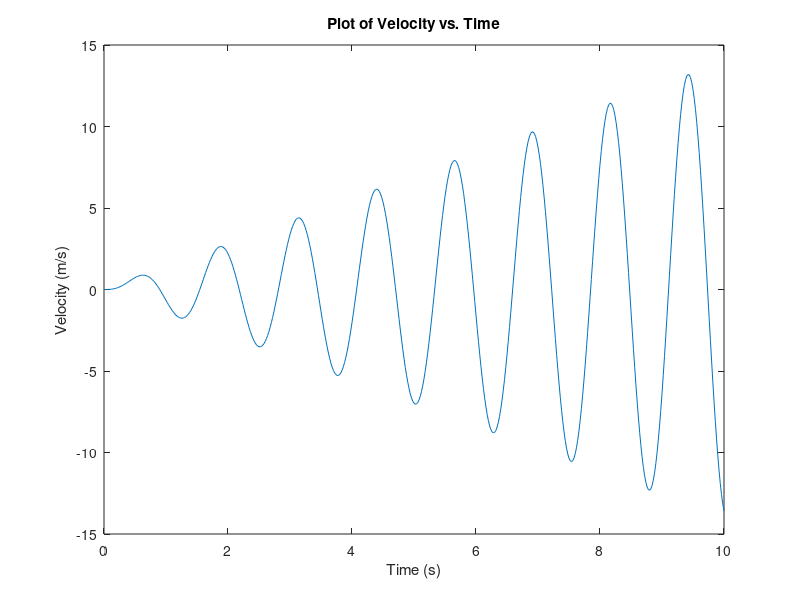

Source code (MATLAB):
% Acceleration and Velocity

% Acceleration function handle
a = @(t) 7*t.*sin(5*t);

% Use a time forloop to find array of velocities
count = 1;

for t = 0:0.02:10
    v(count) = integral(a,0,t);
    count = count + 1;
end

t = 0:0.02:10;
% Plot velocity vs time
plot(t,v);
xlabel('Time (s)');
ylabel('Velocity (m/s)');
title("Plot of Velocity vs. Time");
